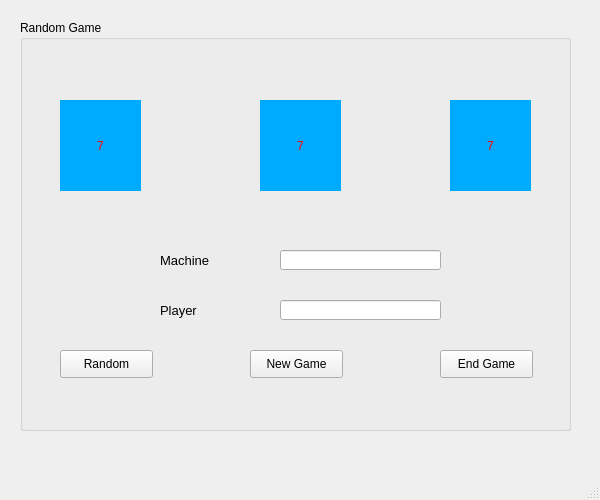
<?xml version="1.0" encoding="UTF-8"?>
<ui version="4.0">
 <class>MainWindow</class>
 <widget class="QMainWindow" name="MainWindow">
  <property name="geometry">
   <rect>
    <x>0</x>
    <y>0</y>
    <width>600</width>
    <height>500</height>
   </rect>
  </property>
  <property name="windowTitle">
   <string>MainWindow</string>
  </property>
  <widget class="QWidget" name="centralwidget">
   <widget class="QLineEdit" name="lineEdit_machine">
    <property name="geometry">
     <rect>
      <x>280</x>
      <y>250</y>
      <width>161</width>
      <height>20</height>
     </rect>
    </property>
   </widget>
   <widget class="QLineEdit" name="lineEdit_player">
    <property name="geometry">
     <rect>
      <x>280</x>
      <y>300</y>
      <width>161</width>
      <height>20</height>
     </rect>
    </property>
   </widget>
   <widget class="QPushButton" name="pushButton_new">
    <property name="geometry">
     <rect>
      <x>250</x>
      <y>350</y>
      <width>93</width>
      <height>28</height>
     </rect>
    </property>
    <property name="text">
     <string>New Game</string>
    </property>
   </widget>
   <widget class="QGroupBox" name="groupBox">
    <property name="geometry">
     <rect>
      <x>20</x>
      <y>20</y>
      <width>551</width>
      <height>411</height>
     </rect>
    </property>
    <property name="title">
     <string>Random Game</string>
    </property>
    <widget class="QPushButton" name="pushButton_random">
     <property name="geometry">
      <rect>
       <x>40</x>
       <y>330</y>
       <width>93</width>
       <height>28</height>
      </rect>
     </property>
     <property name="text">
      <string>Random</string>
     </property>
    </widget>
    <widget class="QPushButton" name="pushButton_exit">
     <property name="geometry">
      <rect>
       <x>420</x>
       <y>330</y>
       <width>93</width>
       <height>28</height>
      </rect>
     </property>
     <property name="text">
      <string>End Game</string>
     </property>
    </widget>
    <widget class="QLabel" name="label1">
     <property name="geometry">
      <rect>
       <x>40</x>
       <y>80</y>
       <width>81</width>
       <height>91</height>
      </rect>
     </property>
     <property name="styleSheet">
      <string notr="true">background-color: rgb(0, 170, 255);
color: rgb(255, 0, 0);
font: 87 26pt &quot;Poppins Black&quot;;</string>
     </property>
     <property name="text">
      <string>7</string>
     </property>
     <property name="alignment">
      <set>Qt::AlignCenter</set>
     </property>
    </widget>
    <widget class="QLabel" name="label2">
     <property name="geometry">
      <rect>
       <x>240</x>
       <y>80</y>
       <width>81</width>
       <height>91</height>
      </rect>
     </property>
     <property name="styleSheet">
      <string notr="true">background-color: rgb(0, 170, 255);
color: rgb(255, 0, 0);
font: 87 26pt &quot;Poppins Black&quot;;</string>
     </property>
     <property name="text">
      <string>7</string>
     </property>
     <property name="alignment">
      <set>Qt::AlignCenter</set>
     </property>
    </widget>
    <widget class="QLabel" name="label3">
     <property name="geometry">
      <rect>
       <x>430</x>
       <y>80</y>
       <width>81</width>
       <height>91</height>
      </rect>
     </property>
     <property name="styleSheet">
      <string notr="true">background-color: rgb(0, 170, 255);
color: rgb(255, 0, 0);
font: 87 26pt &quot;Poppins Black&quot;;</string>
     </property>
     <property name="text">
      <string>7</string>
     </property>
     <property name="alignment">
      <set>Qt::AlignCenter</set>
     </property>
    </widget>
    <widget class="QLabel" name="label_player">
     <property name="geometry">
      <rect>
       <x>140</x>
       <y>280</y>
       <width>91</width>
       <height>21</height>
      </rect>
     </property>
     <property name="font">
      <font>
       <pointsize>10</pointsize>
      </font>
     </property>
     <property name="text">
      <string>Player</string>
     </property>
    </widget>
    <widget class="QLabel" name="label_machine">
     <property name="geometry">
      <rect>
       <x>140</x>
       <y>230</y>
       <width>81</width>
       <height>21</height>
      </rect>
     </property>
     <property name="font">
      <font>
       <pointsize>10</pointsize>
      </font>
     </property>
     <property name="text">
      <string>Machine</string>
     </property>
    </widget>
   </widget>
   <zorder>groupBox</zorder>
   <zorder>lineEdit_machine</zorder>
   <zorder>lineEdit_player</zorder>
   <zorder>pushButton_new</zorder>
  </widget>
  <widget class="QMenuBar" name="menubar">
   <property name="geometry">
    <rect>
     <x>0</x>
     <y>0</y>
     <width>600</width>
     <height>26</height>
    </rect>
   </property>
  </widget>
  <widget class="QStatusBar" name="statusbar"/>
 </widget>
 <resources/>
 <connections/>
</ui>
